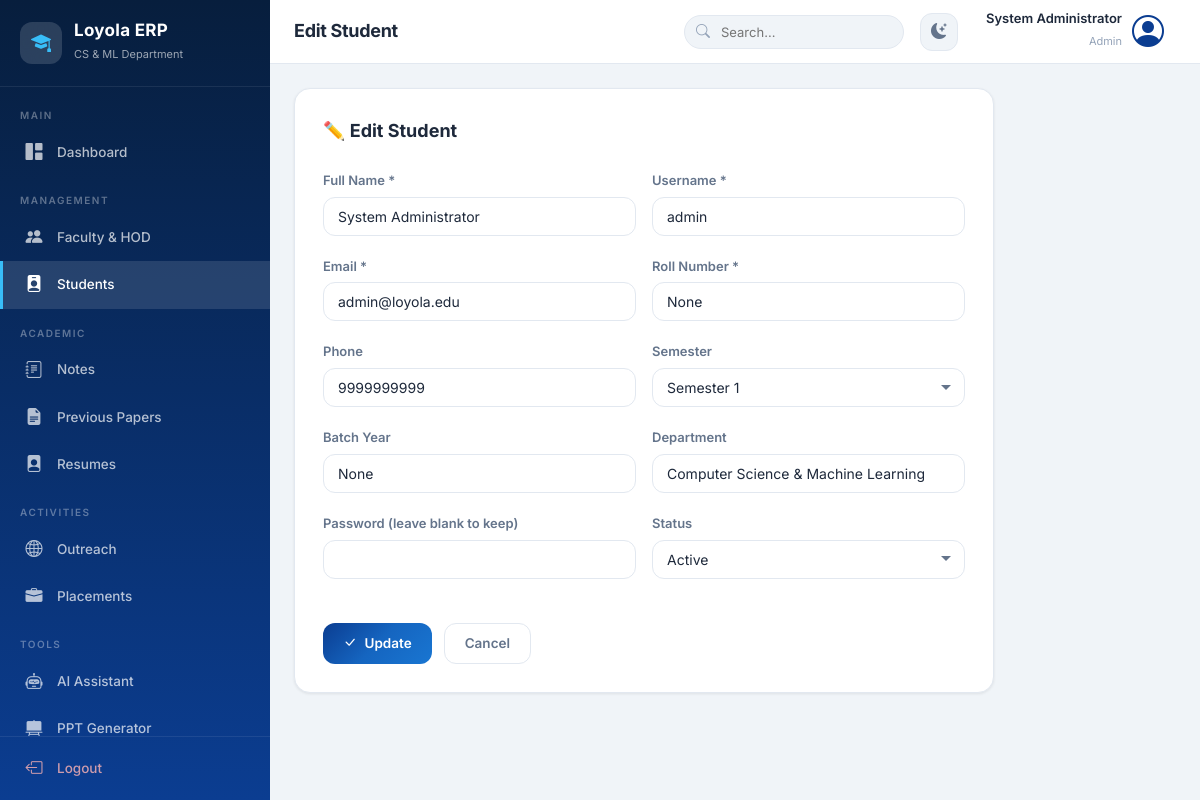
The app's page /admin/students/edit/1 (signed in) with its own data.
### models/user_model.py (models this page shows, shortened)
class User(db.Model):
    __tablename__ = "users"
    id = db.Column(db.Integer, primary_key=True)
    username = db.Column(db.String(80), unique=True, nullable=False)
    email = db.Column(db.String(120), unique=True, nullable=False)
    password_hash = db.Column(db.String(255), nullable=False)
    full_name = db.Column(db.String(150), nullable=False)
    phone = db.Column(db.String(20))
    department = db.Column(db.String(100), default="Computer Science & Machine Learning")
    role = db.Column(db.String(20), nullable=False)  # admin, hod, faculty, student
    roll_no = db.Column(db.String(50), unique=True, nullable=True)  # students only
    designation = db.Column(db.String(100), nullable=True)  # faculty/hod only
    profile_photo = db.Column(db.String(255), nullable=True)
    status = db.Column(db.String(20), default="Active")  # Active / Inactive
    semester = db.Column(db.Integer, nullable=True)  # students only
    batch_year = db.Column(db.String(20), nullable=True)  # students only
    created_at = db.Column(db.DateTime, default=datetime.utcnow)
    notes = db.relationship("Notes", backref="uploader", lazy=True, foreign_keys="Notes.uploaded_by")
    papers = db.relationship("Papers", backref="uploader", lazy=True, foreign_keys="Papers.uploaded_by")
    resume = db.relationship("Resume", backref="student", uselist=False, lazy=True)
    notifications = db.relationship("Notification", backref="user", lazy=True)

### routes/admin.py (the view, shortened to what this page needs)
@admin_bp.route("/students/edit/<int:id>", methods=["GET", "POST"])
@role_required("admin")
def edit_student(id):
    user = User.query.get_or_404(id)
    return render_template("admin/student_form.html", edit=user,
                           semesters=get_semester_list())

### utils/helpers.py (called while the page is built)
def get_semester_list():
    return list(range(1, 9))

### templates/admin/student_form.html (shortened to what this page needs)
{% extends "base.html" %}
{% block page_title %}{{ 'Edit' if edit else 'Add New' }} Student{% endblock %}
{% block content %}
<div class="form-card" style="max-width:700px">
    <h3>{{ '✏️ Edit Student' if edit else '➕ Add Student' }}</h3>
    <form method="POST" action="{{ '/admin/students/edit/' ~ edit.id if edit else '/admin/students/add' }}">
        <div class="form-row">
            <div class="form-group"><label>Full Name *</label><input type="text" name="full_name" class="form-control" value="{{ edit.full_name if edit else '' }}" required></div>
            <div class="form-group"><label>Username *</label><input type="text" name="username" class="form-control" value="{{ edit.username if edit else '' }}" {% if edit %}readonly{% endif %} required></div>
        </div>
        <div class="form-row">
            <div class="form-group"><label>Email *</label><input type="email" name="email" class="form-control" value="{{ edit.email if edit else '' }}" required></div>
            <div class="form-group"><label>Roll Number *</label><input type="text" name="roll_no" class="form-control" value="{{ edit.roll_no if edit else '' }}" required></div>
        </div>
        <div class="form-row">
            <div class="form-group"><label>Phone</label><input type="text" name="phone" class="form-control" value="{{ edit.phone if edit else '' }}"></div>
            <div class="form-group"><label>Semester</label><select name="semester" class="form-control">{% for s in semesters %}<option value="{{ s }}" {{ 'selected' if edit and edit.semester == s }}>Semester {{ s }}</option>{% endfor %}</select></div>
        </div>
        <div class="form-row">
            <div class="form-group"><label>Batch Year</label><input type="text" name="batch_year" class="form-control" value="{{ edit.batch_year if edit else '' }}" placeholder="e.g. 2022-2026"></div>
            <div class="form-group"><label>Department</label><input type="text" name="department" class="form-control" value="{{ edit.department if edit else 'Computer Science & Machine Learning' }}"></div>
        </div>
        <div class="form-row">
            <div class="form-group"><label>Password {{ '(leave blank to keep)' if edit else '*' }}</label><input type="password" name="password" class="form-control" {{ '' if edit else 'required' }}></div>
            {% if edit %}<div class="form-group"><label>Status</label><select name="status" class="form-control"><option value="Active" {{ 'selected' if edit.status=='Active' }}>Active</option><option value="Inactive" {{ 'selected' if edit.status=='Inactive' }}>Inactive</option></select></div>{% endif %}
        </div>
        <div style="margin-top:24px;display:flex;gap:12px">
            <button type="submit" class="btn btn-primary"><i class="bi bi-check-lg"></i> {{ 'Update' if edit else 'Save' }}</button>
            <a href="/admin/students" class="btn btn-outline">Cancel</a>
        </div>
    </form>
</div>
{% endblock %}

### templates/base.html (shortened to what this page needs)
<!DOCTYPE html>
<html lang="en" data-theme="light">
<head>
    <link rel="stylesheet" href="https://cdn.jsdelivr.net/npm/bootstrap-icons@1.11.3/font/bootstrap-icons.min.css">
    <link rel="stylesheet" href="{{ url_for('static', filename='css/style.css') }}">
</head>
<body>
<div class="app-layout">
    <aside class="sidebar" id="sidebar">
        <div class="sidebar-header">
            <div class="brand">
                <div class="brand-icon">
                    <i class="bi bi-mortarboard-fill"></i>
                </div>
                <div class="brand-text">
                    <h1>Loyola ERP</h1>
                    <span>CS & ML Department</span>
                </div>
            </div>
        </div>
        <nav class="sidebar-nav">
            {% if session.role == 'admin' %}
            <div class="nav-section">
                <span class="nav-section-title">Main</span>
                <a href="/admin/dashboard" class="nav-link {{ 'active' if request.path == '/admin/dashboard' }}">
                    <i class="bi bi-grid-1x2-fill"></i><span>Dashboard</span>
                </a>
            </div>
            <div class="nav-section">
                <span class="nav-section-title">Management</span>
                <a href="/admin/faculty" class="nav-link {{ 'active' if '/admin/faculty' in request.path }}">
                    <i class="bi bi-people-fill"></i><span>Faculty & HOD</span>
                </a>
                <a href="/admin/students" class="nav-link {{ 'active' if '/admin/students' in request.path }}">
                    <i class="bi bi-person-badge-fill"></i><span>Students</span>
                </a>
            </div>
            <div class="nav-section">
                <span class="nav-section-title">Academic</span>
                <a href="/admin/notes" class="nav-link {{ 'active' if '/admin/notes' in request.path }}">
                    <i class="bi bi-journal-text"></i><span>Notes</span>
                </a>
                <a href="/admin/papers" class="nav-link {{ 'active' if '/admin/papers' in request.path }}">
                    <i class="bi bi-file-earmark-text-fill"></i><span>Previous Papers</span>
                </a>
                <a href="/admin/resumes" class="nav-link {{ 'active' if '/admin/resumes' in request.path }}">
                    <i class="bi bi-file-person-fill"></i><span>Resumes</span>
                </a>
            </div>
            <div class="nav-section">
                <span class="nav-section-title">Activities</span>
                <a href="/admin/outreach" class="nav-link {{ 'active' if '/admin/outreach' in request.path }}">
                    <i class="bi bi-globe2"></i><span>Outreach</span>
                </a>
                <a href="/admin/placements" class="nav-link {{ 'active' if '/admin/placements' in request.path }}">
                    <i class="bi bi-briefcase-fill"></i><span>Placements</span>
                </a>
            </div>
            <div class="nav-section">
                <span class="nav-section-title">Tools</span>
                <a href="/chatbot" class="nav-link {{ 'active' if '/chatbot' in request.path }}">
                    <i class="bi bi-robot"></i><span>AI Assistant</span>
                </a>
                <a href="/ppt" class="nav-link {{ 'active' if '/ppt' in request.path }}">
                    <i class="bi bi-easel2-fill"></i><span>PPT Generator</span>
                </a>
            </div>
            {% endif %}
        </nav>
        <div class="sidebar-footer">
            <a href="/logout" class="nav-link logout-link">
                <i class="bi bi-box-arrow-left"></i><span>Logout</span>
            </a>
        </div>
    </aside>
    <main class="main-content" id="mainContent">
        <header class="topbar">
            <div class="topbar-left">
                <h2 class="page-title">{% block page_title %}Dashboard{% endblock %}</h2>
            </div>
            <div class="topbar-right">
                <div class="search-box">
                    <i class="bi bi-search"></i>
                    <input type="text" placeholder="Search..." id="globalSearch">
                </div>
                <button class="icon-btn" onclick="toggleTheme()" title="Toggle Theme">
                    <i class="bi bi-moon-stars-fill" id="themeIcon"></i>
                </button>
                <div class="user-menu">
                    <div class="user-info">
                        <span class="user-name">{{ session.get('name', 'User') }}</span>
                        <span class="user-role">{{ session.get('role', 'guest') | capitalize }}</span>
                    </div>
                    <div class="user-avatar">
                        <i class="bi bi-person-circle"></i>
                    </div>
                </div>
            </div>
        </header>
        <div class="page-content">
            {% block content %}{% endblock %}
        </div>
    </main>
</div>
</body>
</html>

### records on screen
User: get "System Administrator", full_name "System Administrator", username "admin", email "admin@loyola.edu", roll_no "None", phone "9999999999", batch_year "None", department "Computer Science & Machine Learning"

### other values on screen
{{ 'Edit' if edit else 'Add New' }} "Edit"
{{ session.get('role', 'guest') | capitalize }} "Admin"
{{ '✏️ Edit Student' if edit else '➕ Add Student' }} "✏️ Edit Student"
{{ '(leave blank to keep)' if edit else '*' }} "(leave blank to keep)"
{{ 'Update' if edit else 'Save' }} "Update"
